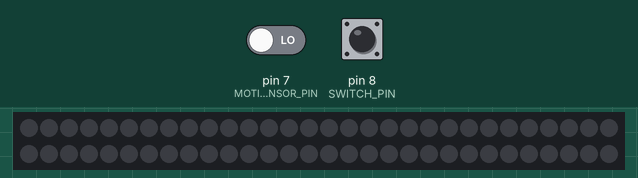
This sketch was run on a simulated Arduino Uno, built with avr-gcc and run on an emulated ATmega328P. Shown: 60 RGB LEDs in strip order, left to right, continuing on the next row. Inputs (shaded band) come from the test bench; at power-on: pin 7 (MOTION_SENSOR_PIN) LOW, pin 8 (SWITCH_PIN) LOW.

Above: at 1.2 s.
1.3 s: pin 7 (MOTION_SENSOR_PIN) driven HIGH
At 1.56 s:
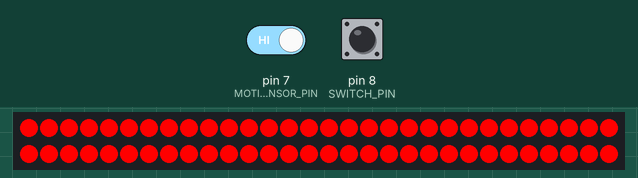
3.8 s: pin 8 (SWITCH_PIN) pulled HIGH for 3.2 s
At 5.37 s:
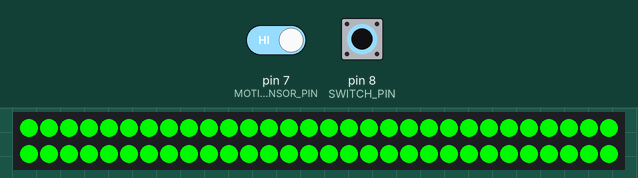
7.6 s: pin 8 (SWITCH_PIN) pulled HIGH for 1 s
9.2 s: pin 7 (MOTION_SENSOR_PIN) driven LOW
Timing chart, 0 to 12.2 s (numbered marks = the images above; inputs shaded):
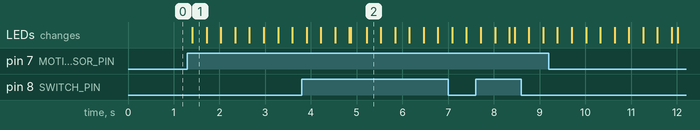

Measured:
- after the input at 1.3 s, the LEDs: change after 0.11 s (image 1)
- after the input at 3.8 s, the LEDs: first differ from a run without the input after 1.4 s (image 2)

The sketch:

led_done.ino
```cpp
#include <Adafruit_NeoPixel.h>

#define PIN 6 // LED
#define N_PIXELS 60
#define MOTION_SENSOR_PIN 7
#define SWITCH_PIN 8

Adafruit_NeoPixel strip = Adafruit_NeoPixel(N_PIXELS, PIN, NEO_GRB + NEO_KHZ800);

unsigned long last_motion_detected_time = 0;
bool switch_state = LOW;

void setup() {
  strip.begin();
  pinMode(MOTION_SENSOR_PIN, INPUT);
  pinMode(SWITCH_PIN, INPUT);
}

void loop() {
  switch_state = digitalRead(SWITCH_PIN);

  if (digitalRead(MOTION_SENSOR_PIN) == HIGH) {
    last_motion_detected_time = millis();

    for (int i = 0; i < N_PIXELS; i++) {
      strip.setPixelColor(i, strip.Color(0, 0, 0));
    }
    strip.show();
    delay(100);

    // Fade in
    for (int brightness = 255; brightness < 1; brightness++) {
      for (int i = 0; i < N_PIXELS; i++) {
        if (switch_state == HIGH) {
          strip.setPixelColor(i, strip.Color(0, brightness, 0));
        } else {
          strip.setPixelColor(i, strip.Color(brightness, 0, 0));
        }
      }
      strip.show();
      delay(10);
    }

    // Fade out
    for (int brightness =255; brightness >= 0; brightness--) {
      for (int i = 0; i < N_PIXELS; i++) {
        if (switch_state == HIGH) {
          strip.setPixelColor(i, strip.Color(0, brightness, 0));
        } else {
          strip.setPixelColor(i, strip.Color(brightness, 0, 0));
        }
      }
      strip.show();
      delay(10);
    }
  }

  if (millis() - last_motion_detected_time > 5000) {
    for (int i = 0; i < N_PIXELS; i++) {
      strip.setPixelColor(i, strip.Color(0, 0, 0));
    }
    strip.show();
  }
}
```
